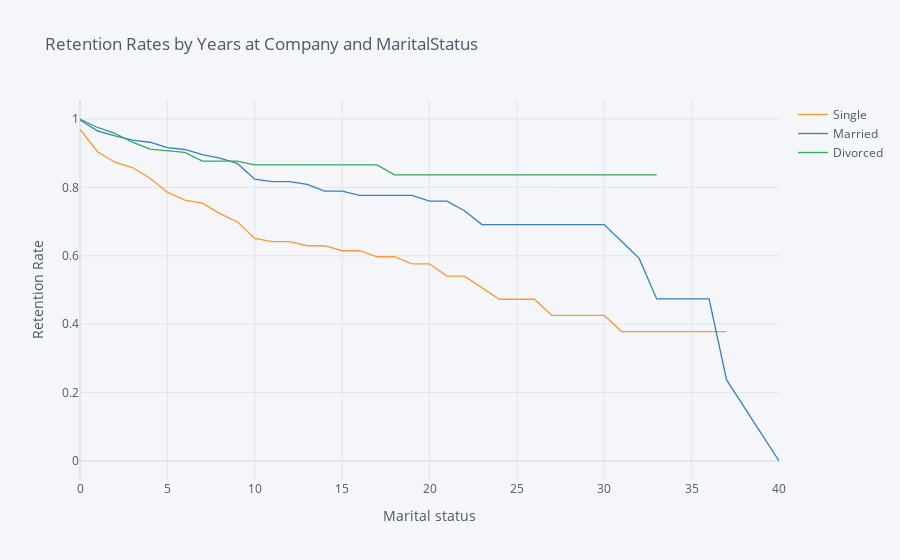

Source (notebook cell):
### Markdown cell above
## 4. Let's switch to looking at retention rates from another demographic perspective: marital status. Generate and plot survival curves for the different marital statuses by number of years at the company.

### Code cell
rates = survival(data, 'MaritalStatus', 'YearsAtCompany', 'Attrition')

rates.iplot(kind='line', xTitle='Marital status', yTitle='Retention Rate',
            title='Retention Rates by Years at Company and MaritalStatus')

### Figure 1 — Plotly figure (JSON) as saved in the notebook; plotly's stock layout.template omitted (floating-point values rounded to 4 significant figures)
{"data": [{"line": {"color": "rgba(255, 153, 51, 1.0)", "dash": "solid", "shape": "linear", "width": 1.3}, "mode": "lines", "name": "Single", "text": "", "type": "scatter", "x": [0, 1, 2, 3, 4, 5, 6, 7, 8, 9, 10, 11, 12, 13, 14, 15, 16, 17, 18, 19, 20, 21, 22, 23, 24, 25, 26, 27, 29, 30, 31, 32, 33, 34, 36, 37, 40], "y": [0.9702, 0.9044, 0.8736, 0.8581, 0.8268, 0.7861, 0.7628, 0.754, 0.7234, 0.6997, 0.6507, 0.6413, 0.6413, 0.6294, 0.6294, 0.6148, 0.6148, 0.5972, 0.5972, 0.5766, 0.5766, 0.5406, 0.5406, 0.5068, 0.473, 0.473, 0.473, 0.4257, 0.4257, 0.4257, 0.3784, 0.3784, 0.3784, 0.3784, 0.3784, 0.3784, ""]}, {"line": {"color": "rgba(55, 128, 191, 1.0)", "dash": "solid", "shape": "linear", "width": 1.3}, "mode": "lines", "name": "Married", "text": "", "type": "scatter", "x": [0, 1, 2, 3, 4, 5, 6, 7, 8, 9, 10, 11, 12, 13, 14, 15, 16, 17, 18, 19, 20, 21, 22, 23, 24, 25, 26, 27, 29, 30, 31, 32, 33, 34, 36, 37, 40], "y": [0.997, 0.9654, 0.9506, 0.9381, 0.932, 0.9164, 0.9109, 0.8958, 0.8858, 0.8702, 0.8239, 0.817, 0.817, 0.8086, 0.7894, 0.7894, 0.7768, 0.7768, 0.7768, 0.7768, 0.7599, 0.7599, 0.7318, 0.6911, 0.6911, 0.6911, 0.6911, 0.6911, 0.6911, 0.6911, 0.6418, 0.5924, 0.4739, 0.4739, 0.4739, 0.237, 0]}, {"line": {"color": "rgba(50, 171, 96, 1.0)", "dash": "solid", "shape": "linear", "width": 1.3}, "mode": "lines", "name": "Divorced", "text": "", "type": "scatter", "x": [0, 1, 2, 3, 4, 5, 6, 7, 8, 9, 10, 11, 12, 13, 14, 15, 16, 17, 18, 19, 20, 21, 22, 23, 24, 25, 26, 27, 29, 30, 31, 32, 33, 34, 36, 37, 40], "y": [1, 0.9752, 0.9581, 0.9321, 0.9122, 0.9078, 0.9021, 0.8769, 0.8769, 0.8769, 0.8657, 0.8657, 0.8657, 0.8657, 0.8657, 0.8657, 0.8657, 0.8657, 0.8368, 0.8368, 0.8368, 0.8368, 0.8368, 0.8368, 0.8368, 0.8368, 0.8368, 0.8368, 0.8368, 0.8368, 0.8368, 0.8368, 0.8368, "", "", "", ""]}], "layout": {"autosize": true, "legend": {"bgcolor": "#F5F6F9", "font": {"color": "#4D5663"}}, "paper_bgcolor": "#F5F6F9", "plot_bgcolor": "#F5F6F9", "title": {"font": {"color": "#4D5663"}, "text": "Retention Rates by Years at Company and MaritalStatus"}, "xaxis": {"autorange": true, "gridcolor": "#E1E5ED", "range": [0, 40], "showgrid": true, "tickfont": {"color": "#4D5663"}, "title": {"font": {"color": "#4D5663"}, "text": "Marital status"}, "type": "linear", "zerolinecolor": "#E1E5ED"}, "yaxis": {"autorange": true, "gridcolor": "#E1E5ED", "range": [-0.05556, 1.056], "showgrid": true, "tickfont": {"color": "#4D5663"}, "title": {"font": {"color": "#4D5663"}, "text": "Retention Rate"}, "type": "linear", "zerolinecolor": "#E1E5ED"}}}
